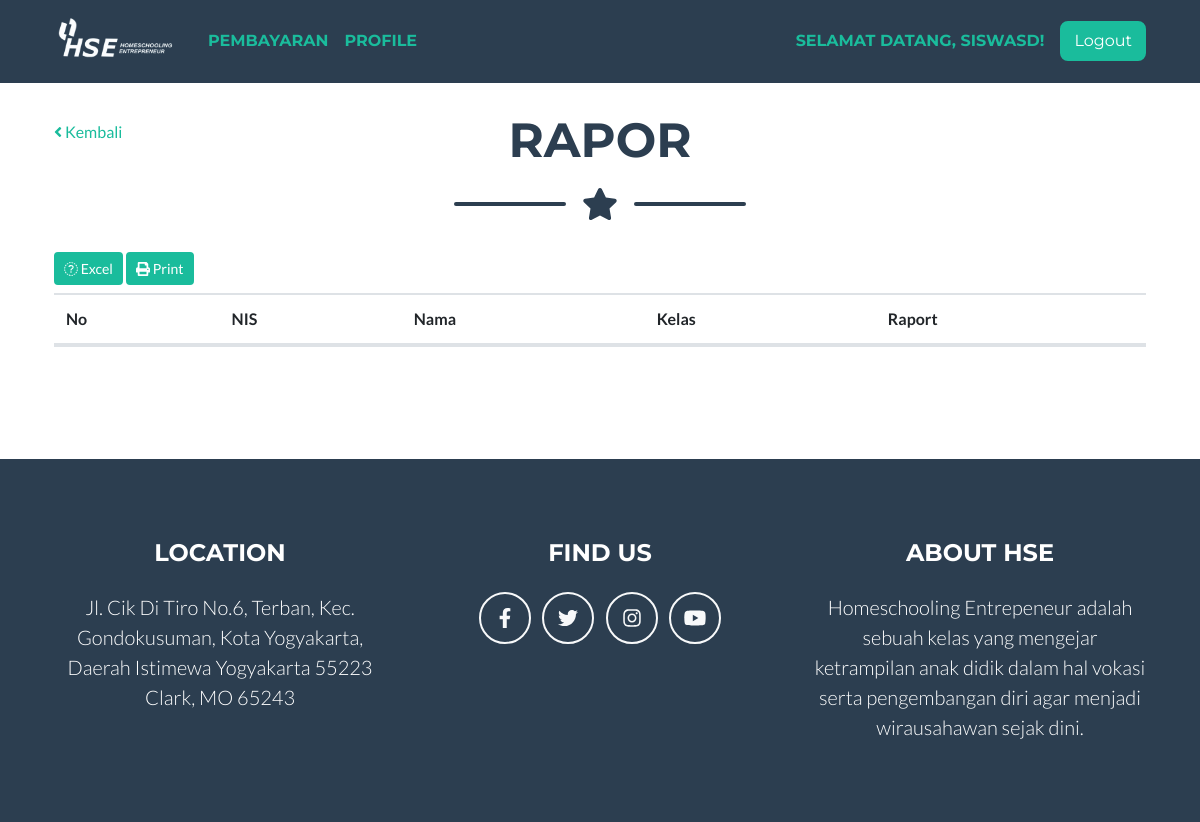
The app's page /rapor (signed in), older data.
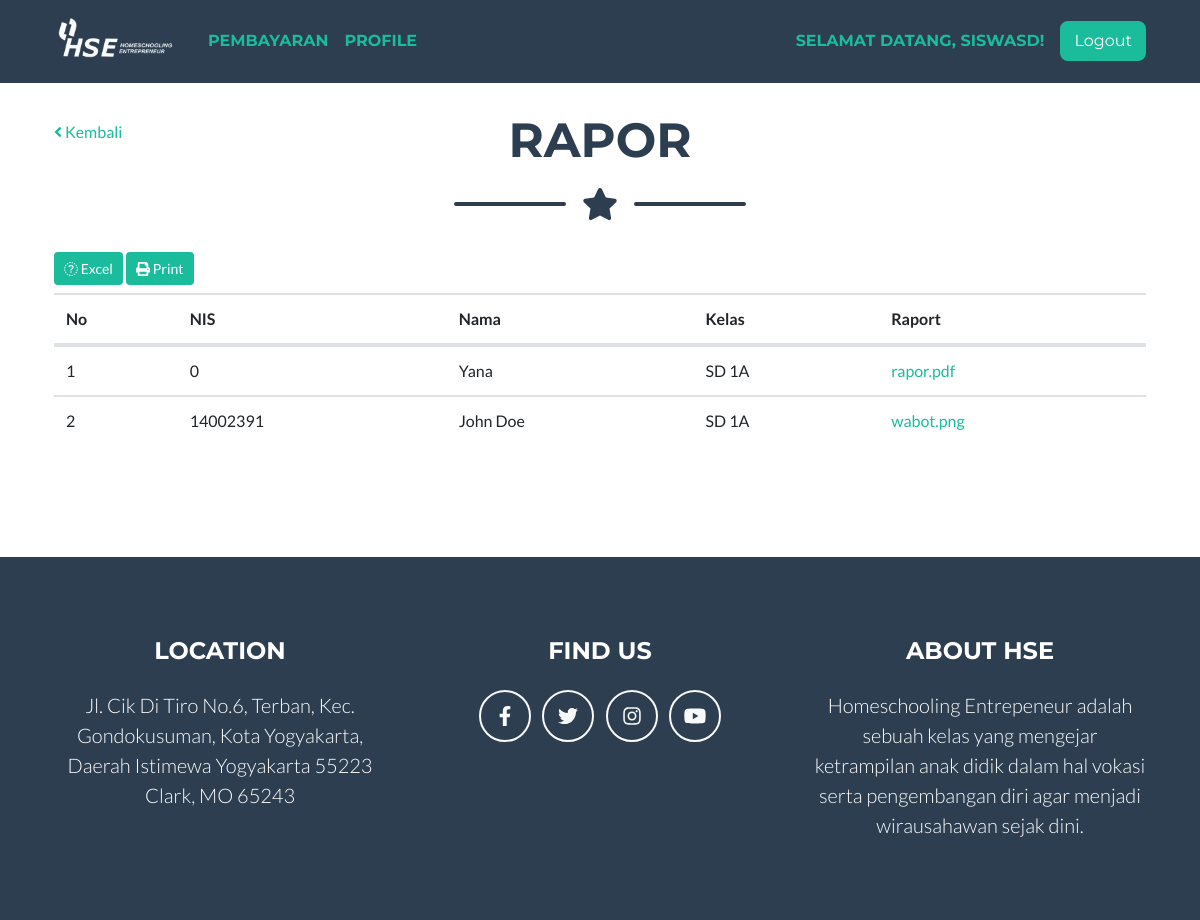
The same page, newer data.
### tables this page shows
CREATE TABLE `tb_rapor` (
  `rapor_id` int(11) NOT NULL,
  `rapor_semester` int(11) DEFAULT NULL,
  `rapor_file` varchar(255) DEFAULT NULL,
  `rapor_siswa` int(11) DEFAULT NULL
);

CREATE TABLE `tb_siswa` (
  `siswa_id` int(11) NOT NULL,
  `siswa_nis` varchar(255) DEFAULT NULL,
  `siswa_nama` varchar(255) DEFAULT NULL,
  `siswa_tmp_lahir` varchar(255) DEFAULT NULL,
  `siswa_tgl_lahir` date DEFAULT NULL,
  `siswa_jenis_kelamin` int(11) DEFAULT NULL,
  `siswa_agama` varchar(255) DEFAULT NULL,
  `siswa_anak_ke` int(11) DEFAULT NULL,
  `siswa_alamat` text,
  `siswa_nama_ayah` varchar(255) DEFAULT NULL,
  `siswa_nama_ibu` varchar(255) DEFAULT NULL,
  `siswa_alamat_ortu` text,
  `siswa_nohp_ortu` varchar(255) DEFAULT NULL,
  `siswa_pekerjaan_ayah` varchar(255) DEFAULT NULL,
  `siswa_pekerjaan_ibu` varchar(255) DEFAULT NULL,
  `siswa_nama_wali` varchar(255) DEFAULT NULL,
  `siswa_nohp_wali` varchar(255) DEFAULT NULL,
  `siswa_alamat_wali` text,
  `siswa_pekerjaan_wali` varchar(255) DEFAULT NULL,
  `siswa_jenjang` int(11) DEFAULT NULL,
  `siswa_kelas` int(11) DEFAULT NULL,
  `siswa_semester` varchar(255) DEFAULT NULL,
  `siswa_foto` varchar(255) DEFAULT NULL,
  `siswa_uid` int(11) DEFAULT NULL
);

CREATE TABLE `tb_jenjang` (
  `jenjang_id` int(11) NOT NULL,
  `jenjang_nama` varchar(255) DEFAULT NULL
);

CREATE TABLE `tb_kelas` (
  `kelas_id` int(11) NOT NULL,
  `kelas_jenjang` int(11) DEFAULT NULL,
  `kelas_tingkat` int(11) DEFAULT NULL,
  `kelas_jurusan` int(11) DEFAULT NULL,
  `kelas_nama` varchar(128) DEFAULT NULL
);

### app/core/Controller.php (called while the page is built, shortened)
<?php
class Controller {
	public function model($model) {
		return new $model;
	}
	public function view($view, $data = []) {
		require_once 'app/views/' . $view . '.php';
	}
}

### app/core/App.php (called while the page is built, shortened)
<?php
class App {
  protected $method = 'index';
  protected $params = [];
  public function __construct() {
    $this->controller = new $this->controller;
    call_user_func_array([$this->controller, $this->method], $this->params);
  }
}

### index.php (called while the page is built, shortened)
<?php
$app = new App;

### app/helpers/eda_helper.php (called while the page is built, shortened)
<?php
if (!function_exists('base_url')) {
	function base_url($atRoot=FALSE, $atCore=FALSE, $parse=FALSE){
		if (isset($_SERVER['HTTP_HOST'])) {
			$http = isset($_SERVER['HTTPS']) && strtolower($_SERVER['HTTPS']) !== 'off' ? 'https' : 'http';
			$hostname = $_SERVER['HTTP_HOST'];
			$dir = str_replace(basename($_SERVER['SCRIPT_NAME']), '', $_SERVER['SCRIPT_NAME']);
			$core = preg_split('@/@', str_replace($_SERVER['DOCUMENT_ROOT'], '', realpath(dirname(__FILE__))), NULL, PREG_SPLIT_NO_EMPTY);
			$core = $core[0];
			$tmplt = $atRoot ? ($atCore ? "%s://%s/%s/" : "%s://%s/") : ($atCore ? "%s://%s/%s/" : "%s://%s%s");
			$end = $atRoot ? ($atCore ? $core : $hostname) : ($atCore ? $core : $dir);
			$base_url = sprintf( $tmplt, $http, $hostname, $end );
		}
		else $base_url = 'http://localhost/';
		return $base_url;
	}
}

### app/core/Model.php (called while the page is built, shortened)
<?php
class Model {
	private $host = DB_HOST;
	private $user = DB_USER;
	private $pass = DB_PASS;
	private $db_name = DB_NAME;
	private $dbh;
	private $stmt;
	public function __construct() {
		$dsn = 'mysql:host=' . $this->host . ';dbname=' . $this->db_name;
		$option = [
			PDO::ATTR_PERSISTENT => true,
			PDO::ATTR_ERRMODE => PDO::ERRMODE_EXCEPTION
		];
		try {
			$this->dbh = new PDO($dsn, $this->user, $this->pass, $option);
		} catch (PDOException $e) {
			die($e->getMessage());
		}
	}
	public function query($query) {
		$this->stmt = $this->dbh->prepare($query);
	}
	public function bind($param, $value, $type = NULL) {
		if (is_null($type)) {
			switch (true) {
				default:
					$type = PDO::PARAM_STR;
			}
		}
		$this->stmt->bindValue($param, $value, $type);
	}
	public function execute() {
		$this->stmt->execute();
	}
	public function result() {
		$this->execute();
		return $this->stmt->fetchAll(PDO::FETCH_ASSOC);
	}
	public function row() {
		$this->execute();
		return $this->stmt->fetch(PDO::FETCH_OBJ);
	}
}

### app/models/Rapor_model.php (called while the page is built, shortened)
<?php
class Rapor_model {
	private $table = 'tb_rapor';
	private $db;
	public function __construct() {
		$this->db = new Model;
	}
	public function get_by($jenjang = NULL, $siswa = NULL, $single = FALSE) {
		$this->db->query(
			"SELECT * FROM "
			. $this->table .
			" INNER JOIN tb_siswa ON siswa_id = rapor_siswa " .
			" INNER JOIN tb_jenjang ON jenjang_id = siswa_jenjang " .
			" INNER JOIN tb_kelas ON kelas_id = siswa_kelas "
			. (!is_null($jenjang) ? " WHERE " . $jenjang[0] . '=:' . $jenjang[0] : "")
			. (!is_null($siswa) ? " AND " . $siswa[0] . '=:' . $siswa[0] : "")
			. ""
		);
		if (!is_null($jenjang)) {
			$this->db->bind($jenjang[0], $jenjang[1]);
		}
		if ($single) {
			$method = $this->db->row();
		} else {
			$method = $this->db->result();
		}
		return $method;
	}
}

### app/models/Siswa_model.php (called while the page is built, shortened)
<?php
class Siswa_model {
	private $table = 'tb_siswa';
	private $db;
	public function __construct() {
		$this->db = new Model;
	}
	public function get_all($by, $single = FALSE) {
		$this->db->query(
			'SELECT * FROM '
			. $this->table .
			' INNER JOIN tb_jenjang ON jenjang_id = siswa_jenjang ' .
			' INNER JOIN tb_kelas ON kelas_id = siswa_kelas ' .
			(!is_null($by) ? ' WHERE ' . $by[0] . '=:' . $by[0] : '')
		);
		if (!is_null($by)) {
			$this->db->bind($by[0], $by[1]);
		}
		if ($single) {
			$method = $this->db->row();
		} else {
			$method = $this->db->result();
		}
		return $method;
	}
	public function get_by($by) {
		$this->db->query('SELECT * FROM ' . $this->table . ' WHERE '.$by[0].'=:'.$by[0]);
		$this->db->bind($by[0], $by[1]);
		return $this->db->row();
	}
}

### app/views/rapor/v_rapor.php (the view, shortened to what the rows shown need)
<link rel="stylesheet" href="<?php echo base_url(); ?>assets/plugins/datatables/css/dataTables.bootstrap4.min.css">
<link rel="stylesheet" href="<?php echo base_url(); ?>assets/plugins/datatables/css/buttons.dataTables.min.css">
<?php if ($_SESSION['role'] == 1) { ?>
<div id="page-wrapper">
    <div class="container-fluid">
        <div class="row">
            <div class="col-md-12">
                <h1><i class="fa fa-home fa-fw"></i> Data Siswa</h1>
                <ol class="breadcrumb">
                    <li class="active">
                        <i class="fa fa-dashboard"></i> Dashboard
                    </li>
                    <li>Data Siswa</li>
                </ol>
            </div>
        </div>
<?php } else { ?>
<section class="page-section portfolio mt-4" id="portfolio">
    <div class="container">
        <div class="row">
            <div class="col-md-8">
                <h2 class="page-section-heading text-center text-uppercase text-secondary mb-0">Rapor</h2>
            </div>
        </div>
<?php } ?>
        <div class="row">
            <div class="col-md-12">
                <div class="table-responsive">
                    <table id="tblRapor" class="table table-borered table-hover">
                        <thead>
                            <tr>
                                <th>No</th>
                                <th>NIS</th>
                                <th>Nama</th>
                                <th>Kelas</th>
                                <th>Raport</th>
                            </tr>
                        </thead>
                        <tbody>
                            <?php foreach($data['rapor'] as $key => $rapor) : ?>
                                <tr>
                                    <td><?php echo $key + 1; ?></td>
                                    <td><?php echo $rapor['siswa_nis']; ?></td>
                                    <td><?php echo $rapor['siswa_nama']; ?></td>
                                    <td><?php echo $rapor['jenjang_nama'] . ' ' . $rapor['kelas_nama']; ?></td>
                                    <td><a href="<?php echo base_url(); ?>uploads/rapor/<?php echo $rapor['rapor_file']; ?>"><?php echo $rapor['rapor_file']; ?></a></td>
                                </tr>
                            <?php endforeach; ?>
                        </tbody>
                    </table>
                </div>
            </div>
        </div>
    </div>
<?php if ($_SESSION['role'] != 3) { ?>
<div class="modal fade" id="modalAdd" tabindex="-1" role="dialog">
  <div class="modal-dialog" role="document">
    <div class="modal-content">
      <div class="modal-header bg-primary">
        <button type="button" class="close" data-dismiss="modal" aria-label="Close"><span aria-hidden="true">&times;</span></button>
        <h4 class="modal-title">Tambah Rapor</h4>
      </div>
      <form action="<?php echo base_url(); ?>rapor/add_update" method="post" enctype="multipart/form-data">
      <div class="modal-body">
        <div class="form-group">
            <label for="">Siswa</label>
            <select class="form-control select-search" name="siswa" onchange="selSiswa(this)" required="">
                <option value="">Pilih Siswa</option>
                <?php foreach($data['siswa'] as $key => $siswa) : ?>
                    <option value="<?php echo $siswa['siswa_id']; ?>" data-jenjang="<?php echo $siswa['siswa_jenjang']; ?>"><?php echo $siswa['siswa_nis'] . ' | ' . $siswa['siswa_nama']; ?></option>
                <?php endforeach; ?>
            </select>
            <input type="hidden" name="rapor_siswa">
            <input type="hidden" name="jenjang_id">
        </div>
        <div class="form-group">
            <label for="">Semester</label>
            <input type="text" name="rapor_semester" class="form-control" placeholder="Semester" required="">
        </div>
        <div class="form-group">
            <label for="">File Rapor</label>
            <input type="file" accept="image/png, image/jpg, image/jpeg, .pdf" name="rapor_file" required="">
            <p><small><i>Maks. ukuran file: 10mb</i></small></p>
        </div>
      </div>
      <div class="modal-footer">
        <button type="button" class="btn btn-default" data-dismiss="modal">Batal</button>
        <button type="submit" class="btn btn-primary">Simpan</button>
      </div>
      </form>
    </div>
  </div>
</div>
<div class="modal fade" id="modalEdit" tabindex="-1" role="dialog">
  <div class="modal-dialog" role="document">
    <div class="modal-content">
      <div class="modal-header bg-primary">
        <button type="button" class="close" data-dismiss="modal" aria-label="Close"><span aria-hidden="true">&times;</span></button>
        <h4 class="modal-title">Edit Rapor</h4>
      </div>
      <form action="<?php echo base_url(); ?>rapor/add_update" method="post" enctype="multipart/form-data">
      <div class="modal-body">
        <div class="form-group">
            <label for="">Siswa</label>
            <select class="form-control select-search" name="siswa" onchange="selSiswa(this)" required="">
                <option value="">Pilih Siswa</option>
                <?php foreach($data['siswa'] as $key => $siswa) : ?>
                    <option value="<?php echo $siswa['siswa_id']; ?>" data-jenjang="<?php echo $siswa['siswa_jenjang']; ?>"><?php echo $siswa['siswa_nis'] . ' | ' . $siswa['siswa_nama']; ?></option>
                <?php endforeach; ?>
            </select>
            <input type="hidden" name="rapor_siswa">
            <input type="hidden" name="jenjang_id">
            <input type="hidden" name="rapor_id">
        </div>
        <div class="form-group">
            <label for="">Semester</label>
            <input type="text" name="rapor_semester" class="form-control" placeholder="Semester" required="">
        </div>
        <div class="form-group">
            <label for="">File Rapor</label>
            <input type="file" accept="image/png, image/jpg, image/jpeg, .pdf" name="rapor_file">
            <p><small><i>Maks. ukuran file: 10mb</i></small></p>
        </div>
        <div class="form-group">
            <label for="">File Rapor Old</label>
            <input type="text" name="rapor_file_old" class="form-control" disabled="">
        </div>
      </div>
      <div class="modal-footer">
        <button type="button" class="btn btn-default" data-dismiss="modal">Batal</button>
        <button type="submit" class="btn btn-primary">Simpan</button>
      </div>
      </form>
    </div>
  </div>
</div>
<div class="modal fade" id="modalDelete" tabindex="-1" role="dialog">
  <div class="modal-dialog modal-sm" role="document">
    <div class="modal-content">
      <div class="modal-header bg-primary">
        <button type="button" class="close" data-dismiss="modal" aria-label="Close"><span aria-hidden="true">&times;</span></button>
        <h4 class="modal-title">Delete Rapor</h4>
      </div>
      <form action="<?php echo base_url(); ?>rapor/delete" method="post">
      <div class="modal-body">
        <div class="form-group">
            <h4 class="text-center">Anda yakin akan menghapus rapor ini?</h4>
            <input type="hidden" id="rapor_id_delete" name="rapor_id_delete">
            <input type="hidden" id="jenjang_id" name="jenjang_id">
        </div>
      </div>
      <div class="modal-footer">
        <button type="button" class="btn btn-default" data-dismiss="modal">Batal</button>
        <button type="submit" class="btn btn-danger">Ya, hapus</button>
      </div>
      </form>
    </div>
  </div>
</div>
<?php } else { ?>
</section>
<?php } ?>

Row changes from the older to the newer data that the page shows:
added tb_rapor: rapor_siswa.siswa_nis "0", rapor_siswa.siswa_nama "Yana", tb_jenjang.jenjang_nama "SD", tb_kelas.kelas_nama "1A", rapor_file "rapor.pdf"
added tb_rapor: rapor_siswa.siswa_nis "14002391", rapor_siswa.siswa_nama "John Doe", tb_jenjang.jenjang_nama "SD", tb_kelas.kelas_nama "1A", rapor_file "wabot.png"
